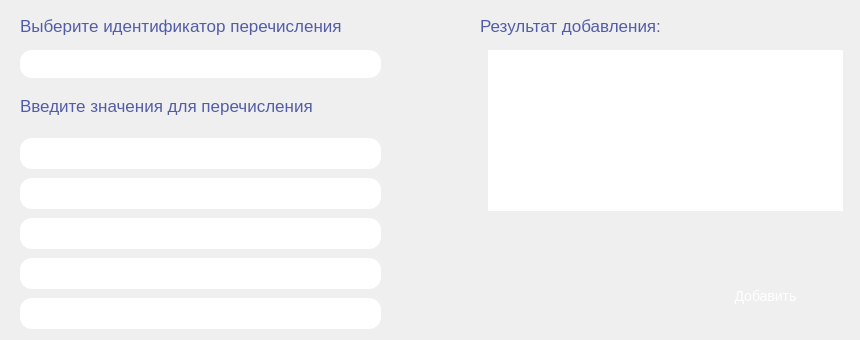
      <widget class="QWidget" name="page_13">
       <widget class="QPushButton" name="pushButton_13_add">
        <property name="geometry">
         <rect>
          <x>680</x>
          <y>260</y>
          <width>171</width>
          <height>71</height>
         </rect>
        </property>
        <property name="styleSheet">
         <string notr="true">QPushButton {
	background-color: qlineargradient(x1:0, y1:0, x2:1, y2:1, 
    								stop:0 rgba(88, 205, 174, 1), 
    								stop:1 rgba(63, 148, 108, 1));
    color: white;
    text-align: center;
    text-decoration: none;
    font-size: 14px;
    border-radius: 12px;
}

QPushButton:pressed {
	background-color: qlineargradient(x1:0, y1:0, x2:1, y2:1, 
    								stop:0 rgba(88, 205, 174, 0.5), 
    								stop:1 rgba(63, 148, 108, 0.5));
}</string>
        </property>
        <property name="text">
         <string>Добавить</string>
        </property>
       </widget>
       <widget class="QTextEdit" name="textEdit_13_result">
        <property name="geometry">
         <rect>
          <x>480</x>
          <y>50</y>
          <width>371</width>
          <height>161</height>
         </rect>
        </property>
        <property name="styleSheet">
         <string notr="true">QTextEdit {
	border: 2px #FFF4E8;
    padding: 0 8px;
    border-radius: 12px;
    background: qlineargradient(x1:0, y1:0, x2:1, y2:1, 
    								stop:0 rgba(88, 205, 174, 1), 
    								stop:1 rgba(63, 148, 108, 1));
	color: white;
    font-size: 14px;
}</string>
        </property>
        <property name="placeholderText">
         <string>Здесь будет информация о </string>
        </property>
       </widget>
       <widget class="QLabel" name="label_13_result">
        <property name="geometry">
         <rect>
          <x>480</x>
          <y>10</y>
          <width>281</width>
          <height>31</height>
         </rect>
        </property>
        <property name="styleSheet">
         <string notr="true">QLabel {
	color: rgba(83, 93, 167, 1);
    font-size: 17px;
}</string>
        </property>
        <property name="text">
         <string>Результат добавления:</string>
        </property>
       </widget>
       <widget class="QLineEdit" name="lineEdit_13_name">
        <property name="geometry">
         <rect>
          <x>20</x>
          <y>138</y>
          <width>361</width>
          <height>31</height>
         </rect>
        </property>
        <property name="styleSheet">
         <string notr="true">QLineEdit {
	border: 2px #FFE5CC;
    border-radius: 12px;
	padding: 0 8px;
    background: qlineargradient(x1:0, y1:0, x2:1, y2:0, 
    												stop:0 rgba(193, 95, 251, 1), 
													stop:0.6 rgba(97, 115, 241, 0.7),
    												stop:1 rgba(94, 131, 239, 0.7));
	selection-background-color: darkgray;
    font-size: 14px;
	color: rgba(255, 255, 255,1);
}</string>
        </property>
        <property name="placeholderText">
         <string>Полное название</string>
        </property>
       </widget>
       <widget class="QLabel" name="label_13_data">
        <property name="geometry">
         <rect>
          <x>20</x>
          <y>90</y>
          <width>361</width>
          <height>31</height>
         </rect>
        </property>
        <property name="styleSheet">
         <string notr="true">QLabel {
	color: rgba(83, 93, 167, 1);
    font-size: 17px;
}</string>
        </property>
        <property name="text">
         <string>Введите значения для перечисления</string>
        </property>
       </widget>
       <widget class="QLineEdit" name="lineEdit_13_shortName">
        <property name="geometry">
         <rect>
          <x>20</x>
          <y>178</y>
          <width>361</width>
          <height>31</height>
         </rect>
        </property>
        <property name="styleSheet">
         <string notr="true">QLineEdit {
	border: 2px #FFE5CC;
    border-radius: 12px;
	padding: 0 8px;
    background: qlineargradient(x1:0, y1:0, x2:1, y2:0, 
    												stop:0 rgba(193, 95, 251, 1), 
													stop:0.6 rgba(97, 115, 241, 0.7),
    												stop:1 rgba(94, 131, 239, 0.7));
	selection-background-color: darkgray;
    font-size: 14px;
	color: rgba(255, 255, 255,1);
}</string>
        </property>
        <property name="placeholderText">
         <string>Сокращенное название</string>
        </property>
       </widget>
       <widget class="QLineEdit" name="lineEdit_13_rVal">
        <property name="geometry">
         <rect>
          <x>20</x>
          <y>218</y>
          <width>361</width>
          <height>31</height>
         </rect>
        </property>
        <property name="styleSheet">
         <string notr="true">QLineEdit {
	border: 2px #FFE5CC;
    border-radius: 12px;
	padding: 0 8px;
    background: qlineargradient(x1:0, y1:0, x2:1, y2:0, 
    												stop:0 rgba(193, 95, 251, 1), 
													stop:0.6 rgba(97, 115, 241, 0.7),
    												stop:1 rgba(94, 131, 239, 0.7));
	selection-background-color: darkgray;
    font-size: 14px;
	color: rgba(255, 255, 255,1);
}</string>
        </property>
        <property name="placeholderText">
         <string>Вещественное значение</string>
        </property>
       </widget>
       <widget class="QLineEdit" name="lineEdit_13_iVal">
        <property name="geometry">
         <rect>
          <x>20</x>
          <y>258</y>
          <width>361</width>
          <height>31</height>
         </rect>
        </property>
        <property name="styleSheet">
         <string notr="true">QLineEdit {
	border: 2px #FFE5CC;
    border-radius: 12px;
	padding: 0 8px;
    background: qlineargradient(x1:0, y1:0, x2:1, y2:0, 
    												stop:0 rgba(193, 95, 251, 1), 
													stop:0.6 rgba(97, 115, 241, 0.7),
    												stop:1 rgba(94, 131, 239, 0.7));
	selection-background-color: darkgray;
    font-size: 14px;
	color: rgba(255, 255, 255,1);
}</string>
        </property>
        <property name="placeholderText">
         <string>Целочисленное значение</string>
        </property>
       </widget>
       <widget class="QLineEdit" name="lineEdit_13_image">
        <property name="geometry">
         <rect>
          <x>20</x>
          <y>298</y>
          <width>361</width>
          <height>31</height>
         </rect>
        </property>
        <property name="styleSheet">
         <string notr="true">QLineEdit {
	border: 2px #FFE5CC;
    border-radius: 12px;
	padding: 0 8px;
    background: qlineargradient(x1:0, y1:0, x2:1, y2:0, 
    												stop:0 rgba(193, 95, 251, 1), 
													stop:0.6 rgba(97, 115, 241, 0.7),
    												stop:1 rgba(94, 131, 239, 0.7));
	selection-background-color: darkgray;
    font-size: 14px;
	color: rgba(255, 255, 255,1);
}</string>
        </property>
        <property name="placeholderText">
         <string>Ссылка на изображение</string>
        </property>
       </widget>
       <widget class="QComboBox" name="comboBox_13_idEnum">
        <property name="geometry">
         <rect>
          <x>20</x>
          <y>50</y>
          <width>361</width>
          <height>28</height>
         </rect>
        </property>
        <property name="styleSheet">
         <string notr="true">QComboBox {
	border: 2px #FFE5CC;
    border-radius: 12px;
	padding: 0 8px;
    background: qlineargradient(x1:0, y1:0, x2:1, y2:0, 
    												stop:0 rgba(193, 95, 251, 1), 
													stop:0.6 rgba(97, 115, 241, 0.7),
    												stop:1 rgba(94, 131, 239, 0.7));
    font-size: 14px;
	color: rgba(255, 255, 255,1);
}

QComboBox:!editable, QComboBox::drop-down:editable {
    background: qlineargradient(x1:0, y1:0, x2:1, y2:0, 
    												stop:0 rgba(193, 95, 251, 1), 
													stop:0.6 rgba(97, 115, 241, 0.7),
    												stop:1 rgba(94, 131, 239, 0.7));
}

QComboBox:!editable:on, QComboBox::drop-down:editable:on {
     background: qlineargradient(x1:0, y1:0, x2:1, y2:0, 
    												stop:0 rgba(193, 95, 251, 1), 
													stop:0.6 rgba(97, 115, 241, 0.7),
    												stop:1 rgba(94, 131, 239, 0.7));
}

QComboBox::drop-down {
	subcontrol-origin: padding;
    subcontrol-position: top right;
    border-top-right-radius: 12px;
    border-bottom-right-radius: 12px;
    border-top-left-radius: 12px; 
    border-bottom-left-radius: 12px;
}


QComboBox QAbstractItemView {
    background: qlineargradient(x1:0, y1:0, x2:1, y2:0, 
    												stop:0 rgba(193, 95, 251, 1), 
													stop:0.6 rgba(97, 115, 241, 0.7),
    												stop:1 rgba(94, 131, 239, 0.7));
    color: rgb(255, 255, 255);
	border: 1px #FFE5CC;
}</string>
        </property>
        <property name="placeholderText">
         <string/>
        </property>
       </widget>
       <widget class="QLabel" name="label_13_idEnum">
        <property name="geometry">
         <rect>
          <x>20</x>
          <y>10</y>
          <width>351</width>
          <height>31</height>
         </rect>
        </property>
        <property name="styleSheet">
         <string notr="true">QLabel {
	color: rgba(83, 93, 167, 1);
    font-size: 17px;
}</string>
        </property>
        <property name="text">
         <string>Выберите идентификатор перечисления</string>
        </property>
       </widget>
      </widget>
